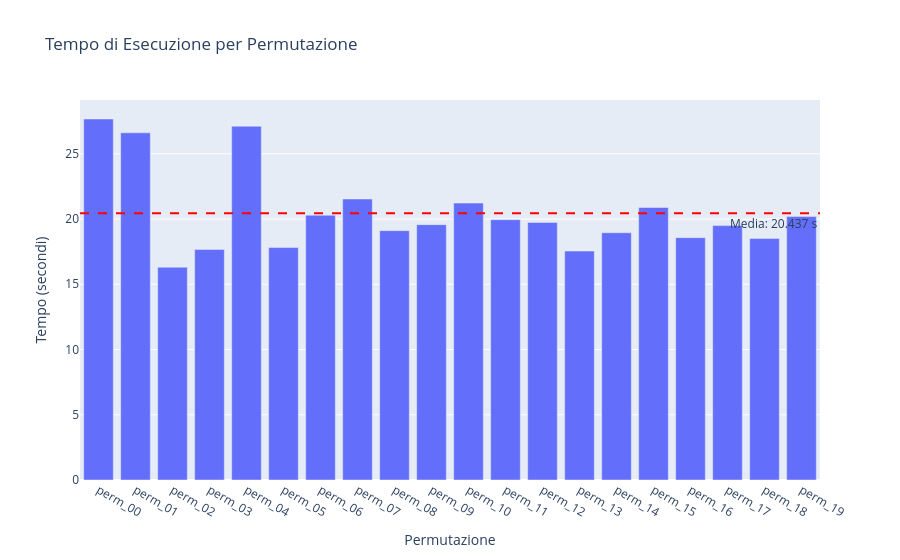
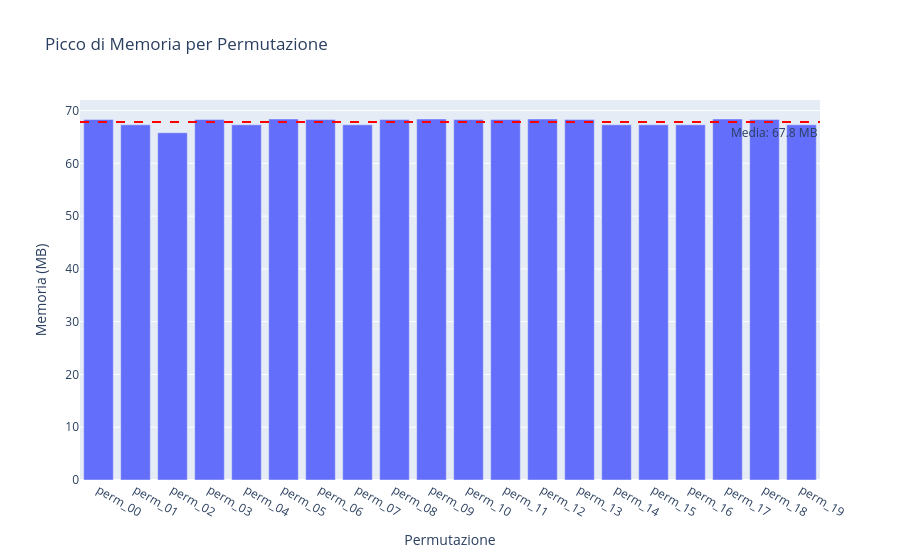

Notebook cell for these charts, in order:
### Code cell
mean_tempo = df['Tempo_Esecuzione_s'].mean()

# Crea il grafico a barre iniziale con Plotly Express
fig_tempo = px.bar(df,
                   x='Permutazione',
                   y='Tempo_Esecuzione_s',
                   title='Tempo di Esecuzione per Permutazione',
                   labels={'Tempo_Esecuzione_s': 'Tempo (secondi)'},
                   hover_data=['Picco_Memoria_MB', 'Ipotesi_Generate'])

# Aggiungi una linea orizzontale per la media
fig_tempo.add_hline(y=mean_tempo,
                    line_dash="dash",
                    line_color="red",
                    annotation_text=f"Media: {mean_tempo:.3f} s",
                    annotation_position="bottom right")

fig_tempo.show()

# Calcola la media del Picco di Memoria
mean_memoria = df['Picco_Memoria_MB'].mean()

# Crea il grafico a barre iniziale con Plotly Express
fig_memoria = px.bar(df,
                     x='Permutazione',
                     y='Picco_Memoria_MB',
                     title='Picco di Memoria per Permutazione',
                     labels={'Picco_Memoria_MB': 'Memoria (MB)'},
                     hover_data=['Tempo_Esecuzione_s', 'Ipotesi_Generate'])

# Aggiungi una linea orizzontale per la media
fig_memoria.add_hline(y=mean_memoria,
                      line_dash="dash",
                      line_color="red",
                      annotation_text=f"Media: {mean_memoria:.1f} MB",
                      annotation_position="bottom right")

fig_memoria.show()

### Figure 1 — Plotly figure (JSON) as saved in the notebook; plotly's stock layout.template omitted (floating-point values rounded to 4 significant figures)
{"data": [{"customdata": [[68.3, 1568.0], [67.3, 1568.0], [65.8, 1504.0], [68.3, 1453.0], [67.3, 1568.0], [68.4, 1349.0], [68.3, 1468.0], [67.3, 1385.0], [68.3, 1455.0], [68.4, 1443.0], [68.3, 1418.0], [68.3, 1478.0], [68.4, 1478.0], [68.3, 1453.0], [67.3, 1453.0], [67.3, 1416.0], [67.3, 1454.0], [68.4, 1445.0], [68.3, 1450.0], [67.3, 1508.0]], "hovertemplate": "Permutazione=%{x}<br>Tempo (secondi)=%{y}<br>Picco_Memoria_MB=%{customdata[0]}<br>Ipotesi_Generate=%{customdata[1]}<extra></extra>", "legendgroup": "", "marker": {"color": "#636efa", "pattern": {"shape": ""}}, "name": "", "orientation": "v", "showlegend": false, "textposition": "auto", "type": "bar", "x": ["perm_00", "perm_01", "perm_02", "perm_03", "perm_04", "perm_05", "perm_06", "perm_07", "perm_08", "perm_09", "perm_10", "perm_11", "perm_12", "perm_13", "perm_14", "perm_15", "perm_16", "perm_17", "perm_18", "perm_19"], "xaxis": "x", "y": [27.67, 26.61, 16.3, 17.67, 27.11, 17.81, 20.29, 21.53, 19.11, 19.57, 21.22, 19.95, 19.74, 17.54, 18.95, 20.89, 18.57, 19.5, 18.52, 20.19], "yaxis": "y"}], "layout": {"annotations": [{"showarrow": false, "text": "Media: 20.437 s", "x": 1, "xanchor": "right", "xref": "x domain", "y": 20.44, "yanchor": "top", "yref": "y"}], "barmode": "relative", "legend": {"tracegroupgap": 0}, "shapes": [{"line": {"color": "red", "dash": "dash"}, "type": "line", "x0": 0, "x1": 1, "xref": "x domain", "y0": 20.44, "y1": 20.44, "yref": "y"}], "title": {"text": "Tempo di Esecuzione per Permutazione"}, "xaxis": {"anchor": "y", "domain": [0, 1], "title": {"text": "Permutazione"}}, "yaxis": {"anchor": "x", "domain": [0, 1], "title": {"text": "Tempo (secondi)"}}}}

### Figure 2 — Plotly figure (JSON) as saved in the notebook; plotly's stock layout.template omitted (floating-point values rounded to 4 significant figures)
{"data": [{"customdata": [[27.67, 1568.0], [26.61, 1568.0], [16.3, 1504.0], [17.67, 1453.0], [27.11, 1568.0], [17.81, 1349.0], [20.29, 1468.0], [21.53, 1385.0], [19.11, 1455.0], [19.57, 1443.0], [21.22, 1418.0], [19.95, 1478.0], [19.74, 1478.0], [17.54, 1453.0], [18.95, 1453.0], [20.89, 1416.0], [18.57, 1454.0], [19.5, 1445.0], [18.52, 1450.0], [20.19, 1508.0]], "hovertemplate": "Permutazione=%{x}<br>Memoria (MB)=%{y}<br>Tempo_Esecuzione_s=%{customdata[0]}<br>Ipotesi_Generate=%{customdata[1]}<extra></extra>", "legendgroup": "", "marker": {"color": "#636efa", "pattern": {"shape": ""}}, "name": "", "orientation": "v", "showlegend": false, "textposition": "auto", "type": "bar", "x": ["perm_00", "perm_01", "perm_02", "perm_03", "perm_04", "perm_05", "perm_06", "perm_07", "perm_08", "perm_09", "perm_10", "perm_11", "perm_12", "perm_13", "perm_14", "perm_15", "perm_16", "perm_17", "perm_18", "perm_19"], "xaxis": "x", "y": [68.3, 67.3, 65.8, 68.3, 67.3, 68.4, 68.3, 67.3, 68.3, 68.4, 68.3, 68.3, 68.4, 68.3, 67.3, 67.3, 67.3, 68.4, 68.3, 67.3], "yaxis": "y"}], "layout": {"annotations": [{"showarrow": false, "text": "Media: 67.8 MB", "x": 1, "xanchor": "right", "xref": "x domain", "y": 67.84, "yanchor": "top", "yref": "y"}], "barmode": "relative", "legend": {"tracegroupgap": 0}, "shapes": [{"line": {"color": "red", "dash": "dash"}, "type": "line", "x0": 0, "x1": 1, "xref": "x domain", "y0": 67.84, "y1": 67.84, "yref": "y"}], "title": {"text": "Picco di Memoria per Permutazione"}, "xaxis": {"anchor": "y", "domain": [0, 1], "title": {"text": "Permutazione"}}, "yaxis": {"anchor": "x", "domain": [0, 1], "title": {"text": "Memoria (MB)"}}}}
